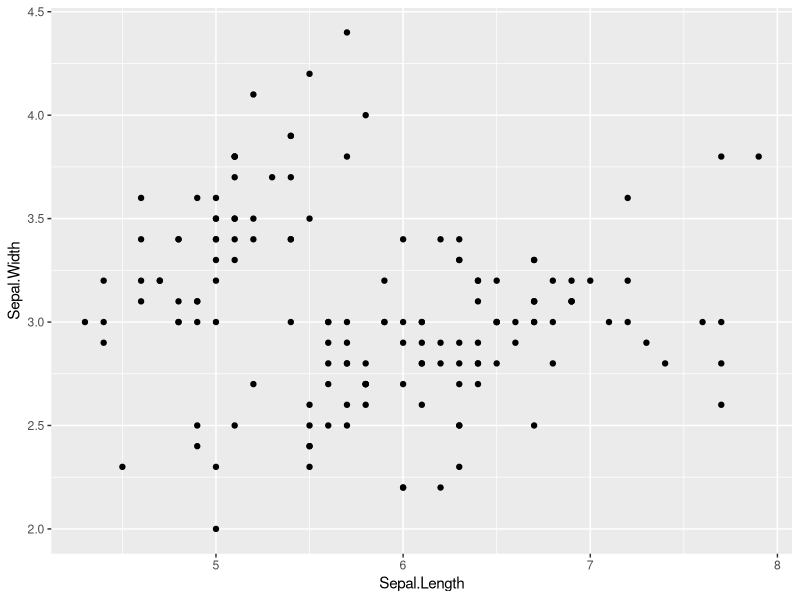
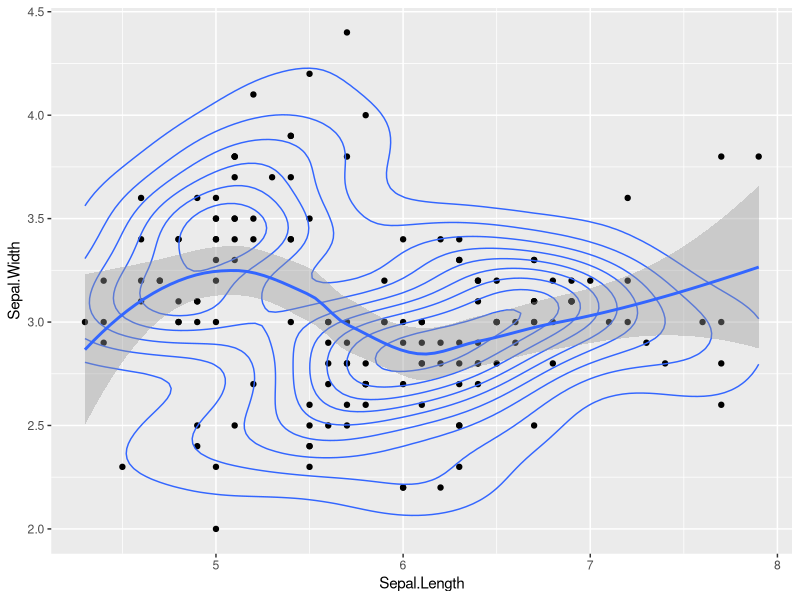
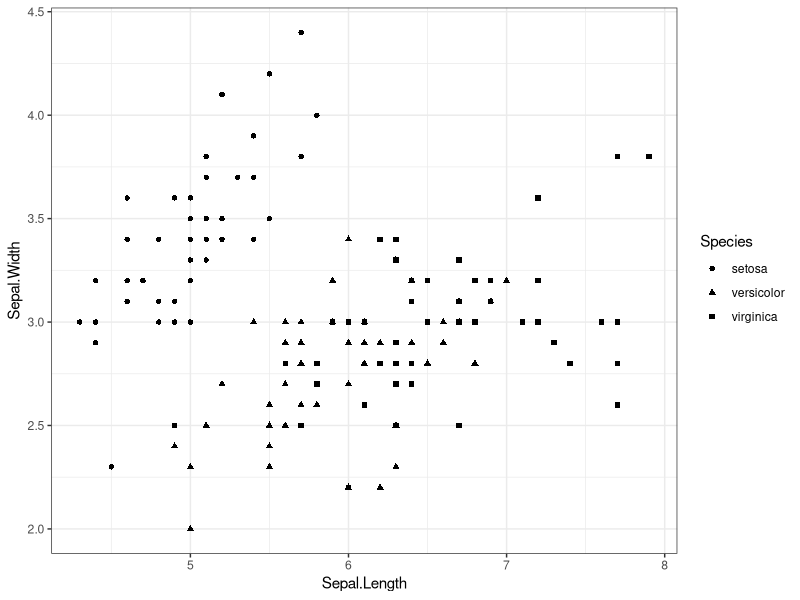
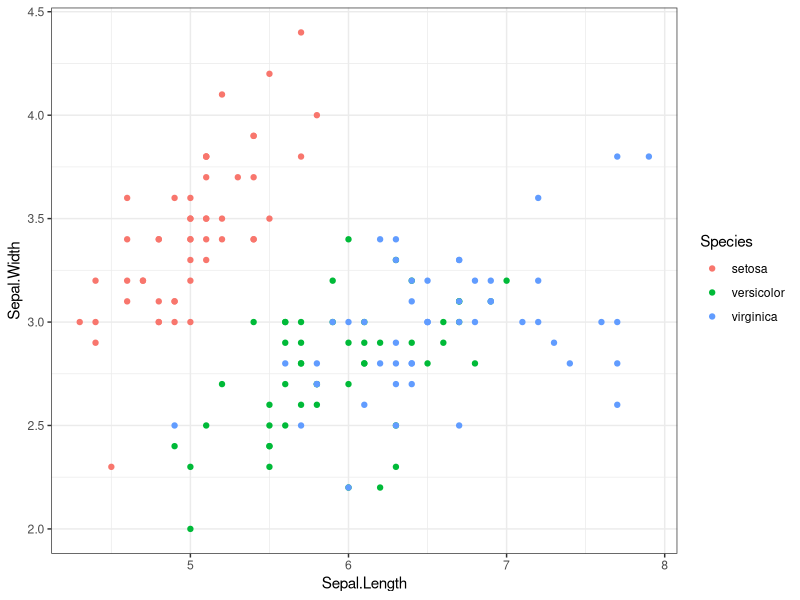
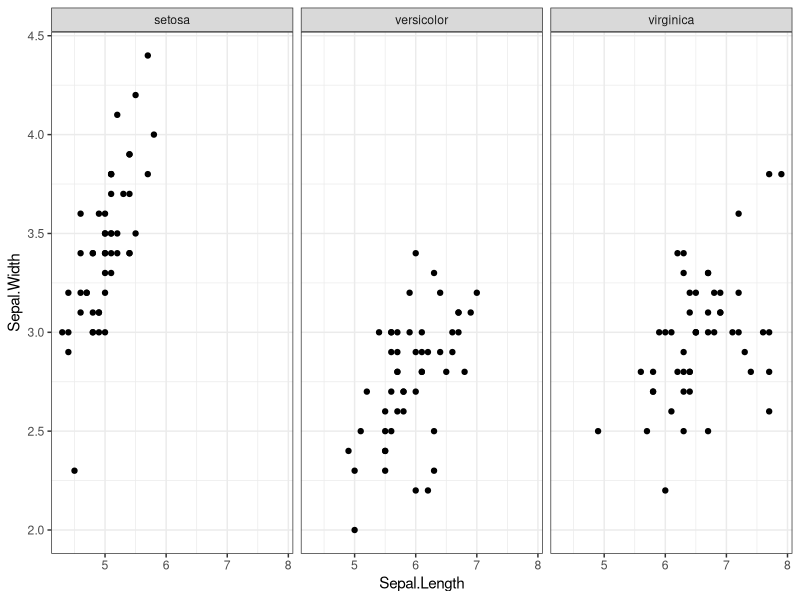

Recreate these plots in R, in order.
setwd("~/MACHINE LEARNING/Machine Learning with R, tidyverse and mlr")
require(ggplot2)
require(dplyr)
data(iris)
Plot<-iris%>%
  ggplot(aes(x= Sepal.Length, y= Sepal.Width))+
  geom_point()
Plot

Plot+
  geom_density2d()+
  geom_smooth()


ggplot(iris, aes(Sepal.Length, Sepal.Width, shape= Species))+
  geom_point()+
  theme_bw()

ggplot(iris, aes(Sepal.Length, Sepal.Width, col= Species))+
  geom_point()+
  theme_bw()

ggplot(iris, aes(Sepal.Length, Sepal.Width))+
  facet_wrap(~Species)+
  geom_point()+
  theme_bw()